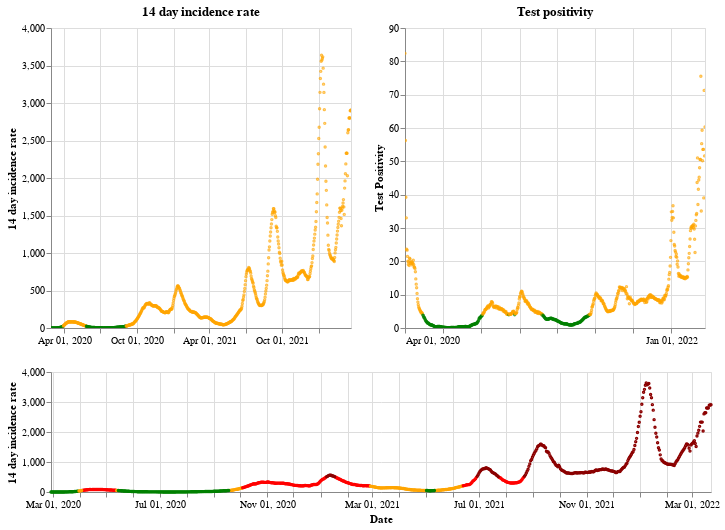

Notebook cell for this chart:
### Markdown cell above
## Scotland

### Code cell
plot_traffic_light('Scotland')

### Figure 1 — Vega-Lite specification as saved in the notebook (floating-point values rounded to 4 significant figures; data arrays with more than 128 entries replaced by an {"elided": "..."} marker saying what was removed)
{"config": {"view": {"continuousWidth": 400, "continuousHeight": 300}}, "vconcat": [{"hconcat": [{"mark": {"type": "point", "size": 2}, "encoding": {"color": {"condition": {"value": "green", "test": "(datum.twoWeeklyCasesRate <= 25)"}, "value": "orange"}, "tooltip": [{"type": "nominal", "field": "areaName"}, {"type": "temporal", "field": "date"}, {"type": "quantitative", "field": "twoWeeklyCasesRate"}, {"type": "quantitative", "field": "testPositivity"}], "x": {"type": "temporal", "axis": {"title": ""}, "field": "date", "scale": {"domain": {"selection": "DateBrush"}}, "timeUnit": "yearmonthdate"}, "y": {"type": "quantitative", "axis": {"title": "14 day incidence rate"}, "field": "twoWeeklyCasesRate"}}, "title": "14 day incidence rate", "width": 300}, {"mark": {"type": "point", "size": 2}, "encoding": {"color": {"condition": {"value": "green", "test": "(datum.testPositivity <= 4)"}, "value": "orange"}, "tooltip": [{"type": "nominal", "field": "areaName"}, {"type": "temporal", "field": "date"}, {"type": "quantitative", "field": "twoWeeklyCasesRate"}, {"type": "quantitative", "field": "testPositivity"}], "x": {"type": "temporal", "axis": {"title": ""}, "field": "date", "scale": {"domain": {"selection": "DateBrush"}}, "timeUnit": "yearmonthdate"}, "y": {"type": "quantitative", "axis": {"title": "Test Positivity"}, "field": "testPositivity"}}, "title": "Test positivity", "width": 300}]}, {"layer": [{"mark": {"type": "point", "size": 2}, "encoding": {"color": {"condition": {"value": "orange", "test": "(((datum.testPositivity < 4) && (datum.twoWeeklyCasesRate >= 50)) && (datum.twoWeeklyCasesRate < 200))"}, "value": "red"}, "opacity": {"condition": {"value": 1, "test": "((datum.twoWeeklyCasesRate >= 50) && (datum.twoWeeklyCasesRate < 500))"}, "value": 0}, "tooltip": [{"type": "nominal", "field": "areaName"}, {"type": "temporal", "field": "date"}, {"type": "quantitative", "field": "twoWeeklyCasesRate"}, {"type": "quantitative", "field": "testPositivity"}], "x": {"type": "temporal", "axis": {"title": "Date"}, "field": "date", "timeUnit": "yearmonthdate"}, "y": {"type": "quantitative", "axis": {"title": "14 day incidence rate"}, "field": "twoWeeklyCasesRate"}}, "selection": {"DateBrush": {"type": "interval", "encodings": ["x"], "fields": ["Time"]}}}, {"mark": {"type": "point", "size": 2}, "encoding": {"color": {"value": "darkred"}, "opacity": {"condition": {"value": 1, "test": "(datum.twoWeeklyCasesRate >= 500)"}, "value": 0}, "tooltip": [{"type": "nominal", "field": "areaName"}, {"type": "temporal", "field": "date"}, {"type": "quantitative", "field": "twoWeeklyCasesRate"}, {"type": "quantitative", "field": "testPositivity"}], "x": {"type": "temporal", "axis": {"title": "Date"}, "field": "date", "timeUnit": "yearmonthdate"}, "y": {"type": "quantitative", "axis": {"title": "14 day incidence rate"}, "field": "twoWeeklyCasesRate"}}}, {"mark": {"type": "point", "size": 2}, "encoding": {"color": {"condition": {"value": "green", "test": "((datum.testPositivity < 4) && (datum.twoWeeklyCasesRate < 50))"}, "value": "orange"}, "opacity": {"condition": {"value": 1, "test": "(datum.twoWeeklyCasesRate < 50)"}, "value": 0}, "tooltip": [{"type": "nominal", "field": "areaName"}, {"type": "temporal", "field": "date"}, {"type": "quantitative", "field": "twoWeeklyCasesRate"}, {"type": "quantitative", "field": "testPositivity"}], "x": {"type": "temporal", "axis": {"title": "Date"}, "field": "date", "timeUnit": "yearmonthdate"}, "y": {"type": "quantitative", "axis": {"title": "14 day incidence rate"}, "field": "twoWeeklyCasesRate"}}}], "height": 120, "width": 660}], "data": {"name": "data-65a42ac2ef54bce1ba1470ccee2d3d51"}, "$schema": "https://vega.github.io/schema/vega-lite/v4.8.1.json", "datasets": {"data-65a42ac2ef54bce1ba1470ccee2d3d51": {"elided": "755 records"}}}
